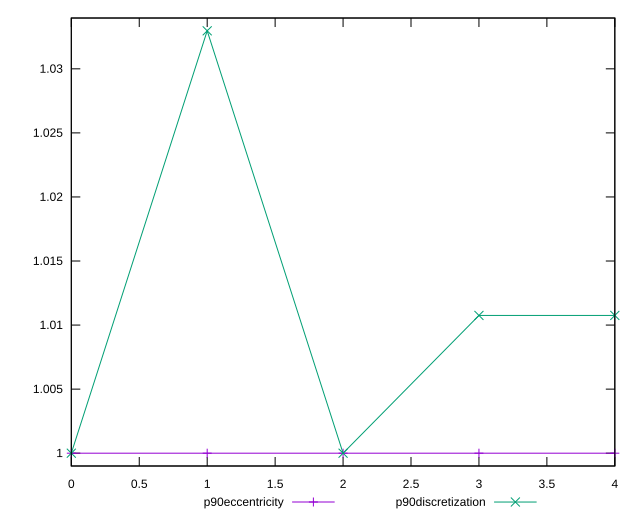

Reproduce this figure in gnuplot.
reset

$p90Eccentricity <<EOF
0 1.0000000000000004
1 0.9999999999999996
2 0.9999999999999997
3 1
4 1.0000000000000002
EOF

$p90Discretization <<EOF
0 1
1 1.032967032967033
2 1
3 1.010752688172043
4 1.010752688172043
EOF

set key outside below
set xrange [0:4]
set yrange [0.9989999999999996:1.033967032967033]
set trange [0.9989999999999996:1.033967032967033]
set terminal svg size 640, 520 enhanced background rgb 'white'
set output "report_00018_2021-02-10T15-25-16.877Z/server-response-time/progression/eccentricity.svg"

plot $p90Eccentricity title "p90eccentricity" with linespoints, \
     $p90Discretization title "p90discretization" with linespoints

reset
